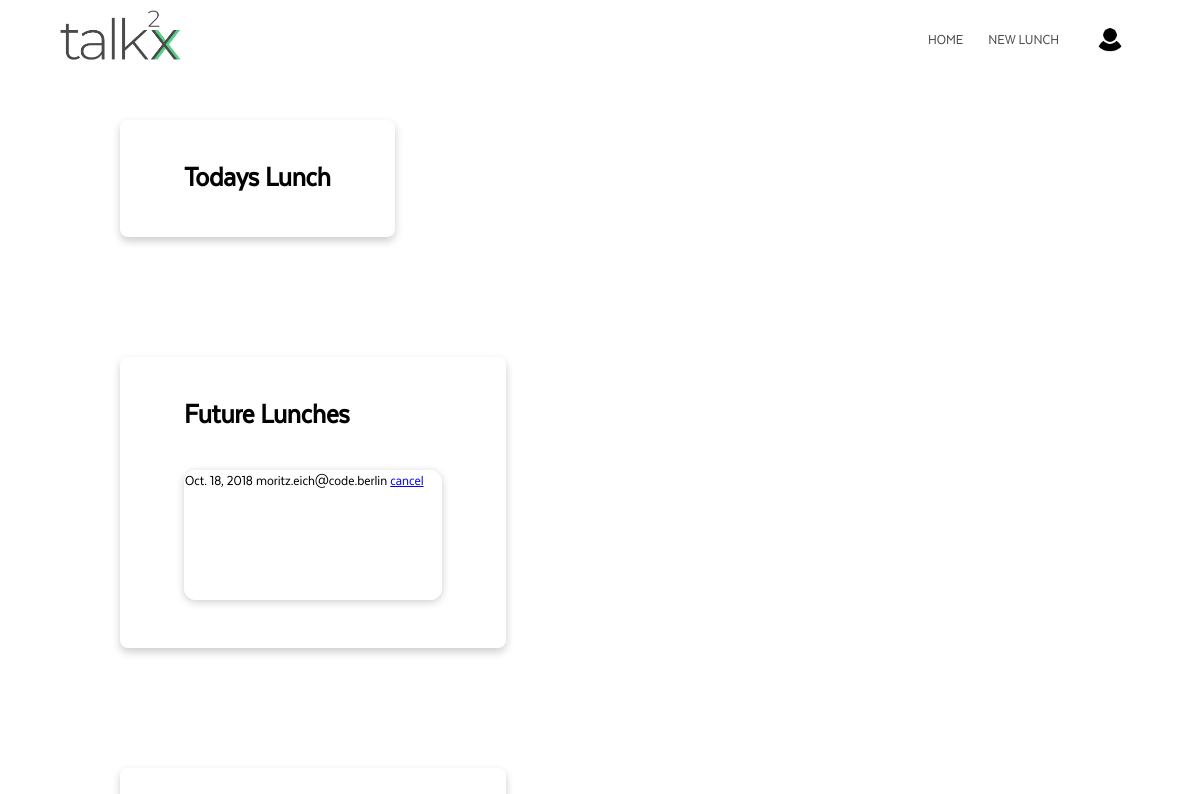
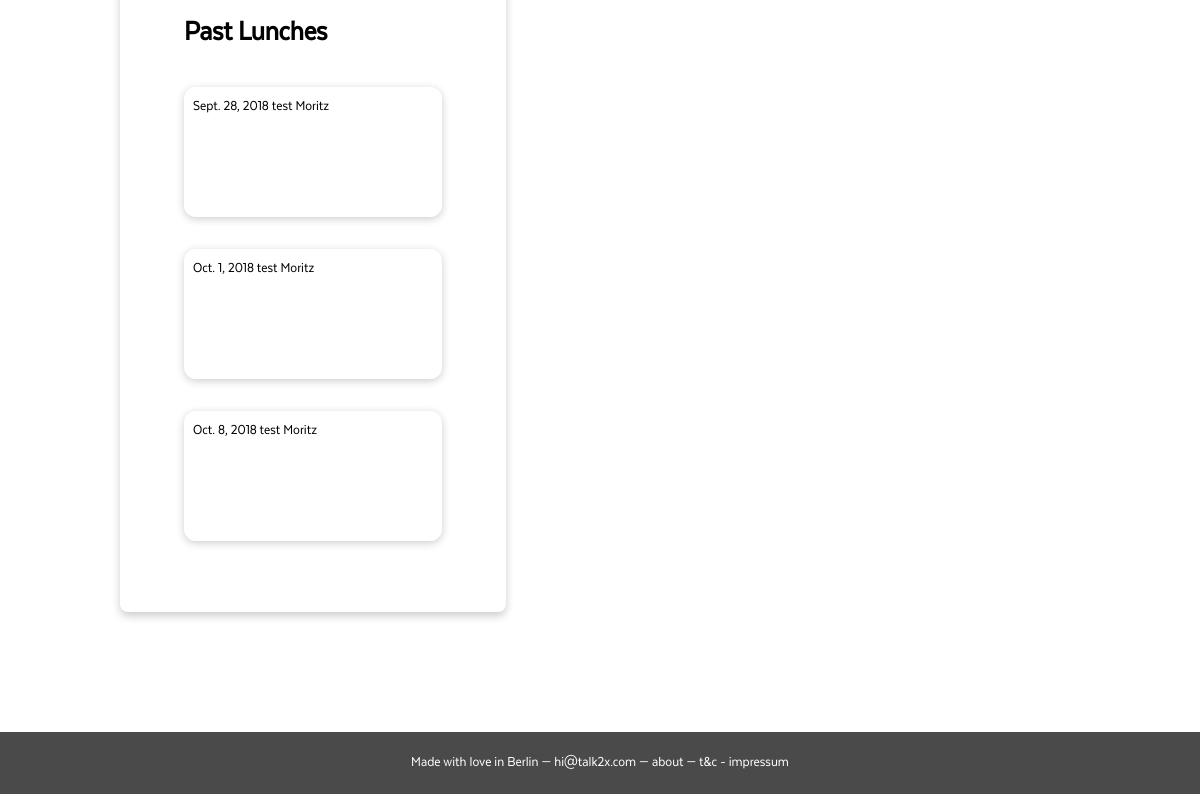
The app's page /home/ (signed in), older data (2 pictures, top to bottom).
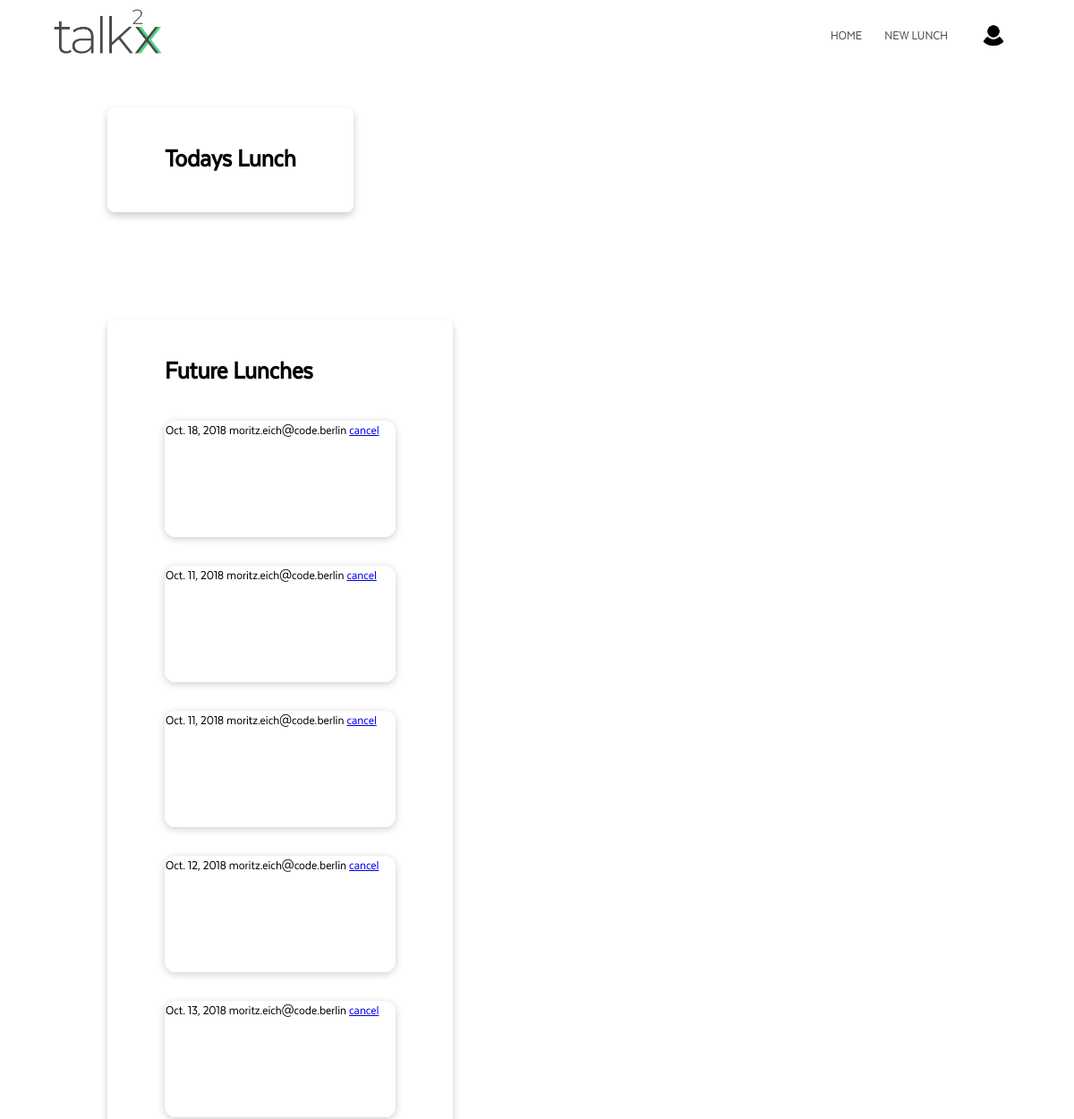
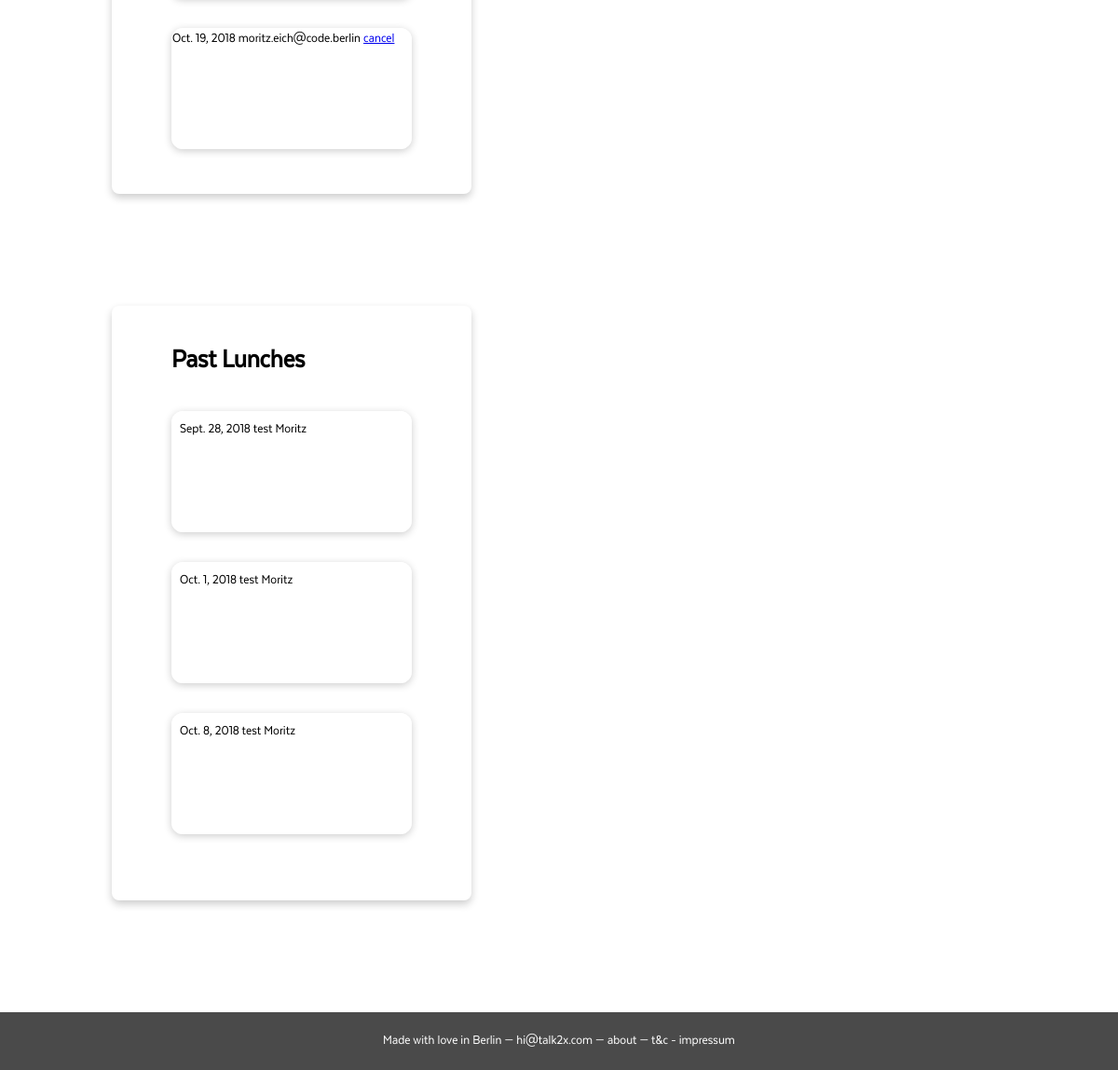
The same page, newer data (2 pictures, top to bottom).
### talk2x/models.py (models this page shows, shortened)
class FutureLunch(models.Model):
    user = models.ForeignKey(User, on_delete = models.CASCADE)
    date = models.DateField(validators=[validate_lunch_date])
    is_active = models.BooleanField(default = True)
    class Meta:
        unique_together = ('user', 'date')

class User(AbstractUser):
    email = models.EmailField(('email address'), unique=True, validators=[validate_code_mail])
    username = None
    USERNAME_FIELD = 'email'
    REQUIRED_FIELDS = []
    picture = models.ImageField(upload_to='users/', blank=True, null=True)
    meaning_of_life = models.CharField(max_length=100, default='meaning of life')
    DAY_CHOICES = (
        ('MONDAY', 'monday'),
        ('TUESDAY', 'tuesday'),
        ('WEDNESDAY', 'wednesday'),
        ('THURSDAY', 'thursday'),
        ('FRIDAY', 'friday'),
        ('EVERYDAY', 'everyday')
    )
    availabilty = models.CharField(max_length=10, choices=DAY_CHOICES, blank=True, null=True)
    subscribe_to_email = models.BooleanField(default = True)
    accepted_tc = models.BooleanField(default = False)
    slug =  models.SlugField(max_length = 30)
    objects = UserManager()
    def __str__(self):
        return self.email

class Lunch(models.Model):
    date = models.DateField()
    restaurant = models.ForeignKey(Restaurant, on_delete = models.CASCADE, null = True, blank = True)
    user = models.ManyToManyField(User)

### talk2x/views.py (the view)
# urls.py: 2. Add a URL to urlpatterns:  path('', views.home, name='home')
@login_required
def home(request):
    todaysLunch = None
    fl = FutureLunch.objects.filter(user__email=request.user)
    try:
        todaysLunch = FutureLunch.objects.get(date=date.today())
    except Exception as e:
        pass
    pl = Lunch.objects.filter(user=request.user)
    if todaysLunch is not None:
        fl = pl.exclude(id=todaysLunch.id)
        pl = pl.exclude(id=todaysLunch.id)
    context = { 'FutureLunch' : fl, 'PastLunch' : pl, 'todaysLunch' : todaysLunch }
    return render(request, 'home.html', context)

### talk2x/templates/home.html (shortened to what this page needs)
{% extends 'base.html' %}
{% load static %}
{% block style %}
  <link rel="stylesheet" href="{% static 'css/home.css' %}">
{% endblock %}
{% block nav %}
<nav>
  <ul>
    <li ><a href="/home">Home</a></li>
    <li ><a href="/lunch">new lunch</a></li>
    <div class="dropdown">
      <button class="dropbtn">
      <img id="nav-profile" src="{% static 'img/face.png' %}" alt="Your Face">
      </button>
    </div>
  </ul>
</nav>
{% endblock %}
{% block content %}
<div class="container">
  <div class="card">
    <h1>Todays Lunch</h1>
  </div>
</div>
<div class="container">
  <div class="card">
    <h1>Future Lunches</h1>
        {% for futurelunch in FutureLunch %}
        <div class="lunchcard">
          {{ futurelunch.date }}
          {{ futurelunch.user.email }}
          <a href="{% url 'cancel_lunch' futurelunch.id %}">cancel</a>
        </div>
        {% endfor %}
  </div>
</div>
<div class="container">
  <div class="card">
    <h1>Past Lunches</h1>
      {% for pastlunch in PastLunch %}
      <div class="lunchcard">
        <div class="lunchtext">
          {{ pastlunch.date }}
          {% for user in pastlunch.user.all %}
          {{ user.first_name }}
          {% endfor %}
        </div>
      </div>
      {% endfor %}
    </div>
  </div>
{% endblock %}

### talk2x/templates/base.html (shortened to what this page needs)
{% load static %}
<!doctype html>
<html>
  <head>
    <link rel="stylesheet" href="{% static 'css/base.css' %}">
    <link rel="stylesheet" href="{% static 'css/lunch.css' %}">
    {% block style %}
    {% endblock %}
  </head>
  <body>
    <header>
      <div class="headerCon">
        <div id="branding">
          <a href="/"><img id="logo" src="{% static 'img/logo.png' %}" alt="logo"></a>
        </div>
          {% block nav %}
          {% endblock %}
      </div>
    </header>
    {% block content %}
    {% endblock %}
    <footer class="footlinks">
      Made with love in Berlin — <a href="mailto:hi@talk2x.com?Subject=Lets%20talk" target="_top">hi@talk2x.com</a> — <a href="/about"> about </a> — <a href="/tc">t&c</a>
      - <a href="/impressum">impressum</a>
    </footer>
  </body>
</html>

### talk2x/static/css/base.css (style rules this page uses)
body { font: 15px/1.5 "TextaNarrow"; background-color: #white; width: 100%; height: 100%; margin: 0px; padding: 0px; overflow-x: hidden; }
.container { width:80%; margin: auto; overflow: visible; }
footer { padding: 20px; margin-top: 20px; color: white; background-color:#4A4A4A; text-align: center; }
.footlinks a { text-decoration: none;color: white; }
header { background: rgba(255,255,255, 1); padding-top: 10px; min-height: 60px; border-bottom: #fff 1px solid; position: fixed; top:0; width: 100%; }
.headerCon { width:90%; margin: auto; }
header a { color: #4A4A4A; text-decoration: none; text-transform: uppercase; font-size: 15px; }
header ul { margin: 0; padding: 0; }
header li { float:left; padding: 10px 10px 0 15px; display: inline; }
header #branding { float:left; }
header nav { float:right; margin-top:10px; }
#logo { height:50px; margin-bottom:10px; }

### talk2x/static/css/lunch.css (style rules this page uses)
.container { width: 80%; margin: 10% auto; }
.card { box-shadow: 0 4px 8px 0 rgba(0,0,0,0.2); transition: 0.3s; padding: 100px; border-radius: 12px; }
#nav-profile { margin-top: -8px; margin-right: 5px; margin: -6px 5px 0px 16px; float: left; background: url(example.jpg) 50% 50% no-repeat; background-size: auto 100%; width: 34px; height: 34px; border-radius: 25px; }
.dropdown { position: relative; display: flex; }
.dropbtn { background-color: #fff; color: white; border: none; padding: 8px; cursor: pointer; border-radius: 50px; }

### talk2x/static/css/home.css (style rules this page uses)
body { background-color: #fff; }
.container { width: 80%; margin: 10% auto; }
.card { box-shadow: 0 4px 8px 0 rgba(0,0,0,0.2); transition: 0.3s; padding: 16px 64px; border-radius: 8px; }
.lunchcard { border-radius: 12px; width: 256px; height: 128px; border: 1px solid #fff; margin: 32px 0px; box-shadow: 0 2px 8px 0 rgba(0,0,0,0.2); transition: 0.3s; }
.lunchtext { margin: 8px; }
.card { display: inline-block; }
#nav-profile { margin-top: -8px; margin-right: 5px; margin: -6px 5px 0px 16px; float: left; background: url(example.jpg) 50% 50% no-repeat; background-size: auto 100%; width: 34px; height: 34px; border-radius: 25px; }
.dropdown { position: relative; display: flex; }
.dropbtn { background-color: #fff; color: white; border: none; padding: 8px; cursor: pointer; border-radius: 50px; }

Row changes from the older to the newer data that the page shows:
added FutureLunch: date "Oct. 11, 2018", user.email "moritz.eich@code.berlin"
added FutureLunch: date "Oct. 11, 2018", user.email "moritz.eich@code.berlin"
added FutureLunch: date "Oct. 12, 2018", user.email "moritz.eich@code.berlin"
added FutureLunch: date "Oct. 13, 2018", user.email "moritz.eich@code.berlin"
added FutureLunch: date "Oct. 19, 2018", user.email "moritz.eich@code.berlin"
